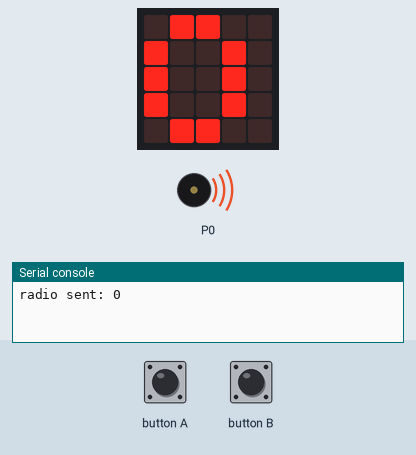
Bench run of a program on a simulated BBC micro:bit (MakeCode). On the bench: the board's 5×5 LED display, buzzer (waves = sounding), the last lines printed to the serial console. The inputs (shaded band) are chosen by the test bench. No radio messages arrive unless stated (any console line starting 'radio sent:' is added by the test bench).

Above: at 2.0 s.
2.1 s: button B pressed for 0.15 s
At 2.7 s:
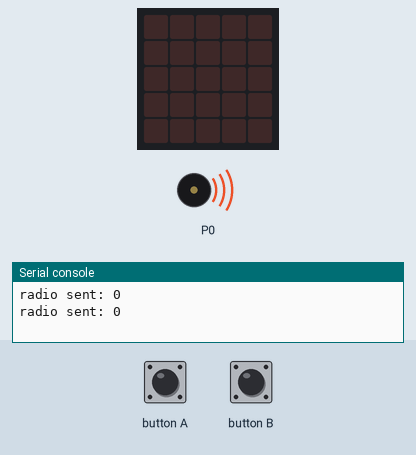
2.8 s: button A pressed for 0.15 s
At 7.1 s:
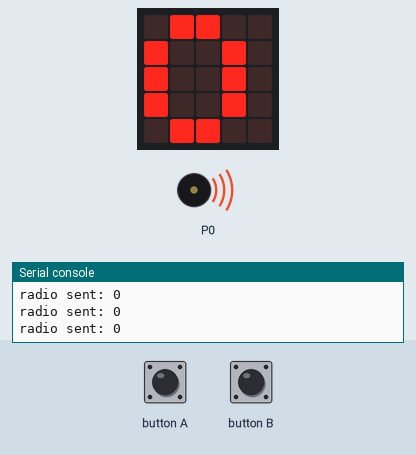
Timing chart, 0 to 9.5 s (numbered marks = the images above; inputs shaded):
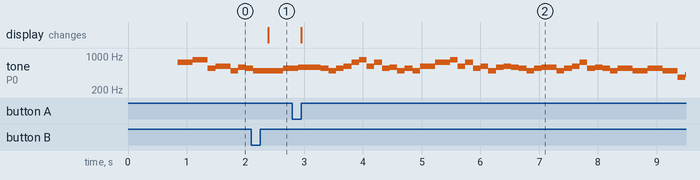

Measured:
- after the input at 2.1 s, the display: changes after 0.29 s (image 1)
- after the input at 2.8 s, the display: changes after 0.15 s (image 2)
- by itself, tone on P0: plays 587 Hz for 0.39 s, 554 Hz for 0.13 s, 494 Hz for 0.13 s, 554 Hz for 0.13 s, 622 Hz for 0.13 s, 740 Hz for 0.13 s … (43 notes in this stretch)

The program:

main.ts
```typescript
input.onButtonPressed(Button.A, function on_button_pressed_a() {
    basic.showNumber(0)
})
input.onButtonPressed(Button.B, function on_button_pressed_b() {
    radio.sendString(Obloq.Obloq_http_get("input?id=1&val=1", 10000))
    basic.clearScreen()
})
basic.showNumber(0)
Obloq.Obloq_http_setup(SerialPin.P2, SerialPin.P1, "tzcoder-1", "tzcoder.cn", "192.168.123.48", 8080)
music.startMelody(music.builtInMelody(Melodies.Nyan), MelodyOptions.Once)
while (true) {
    radio.sendString(Obloq.Obloq_http_get("input?id=1&val=1", 10000))
    basic.pause(5000)
}
```

test.ts
```typescript
// 在此处测试；当此软件包作为插件使用时，将不会编译此软件包。
```
